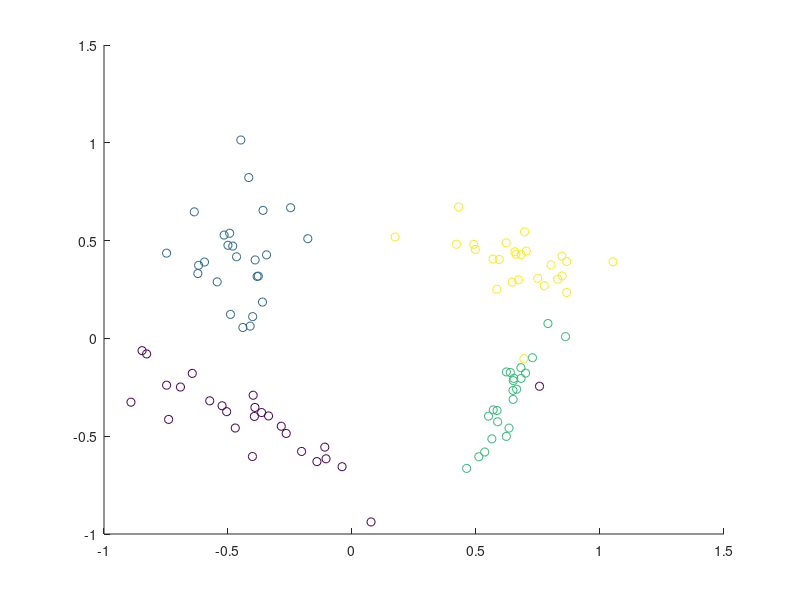

This chart was generated by the following MATLAB code: (Note: this script raises an error after producing the figure.)
%% PRE-PROCESSING

clear all; close all; clc;

% synthetic dataset generated
load X.mat
load y.mat

% normalize dataset
m = mean(X);
s = max(X);
for i = 1:2
    X(:,i) = (X(:,i) + m(i))/s(i);   % normalize every dimension
end

% parameters of the dataset
n = size(X, 1);
d = size(X, 2);
n_classes = 4;

figure
scatter(X(:, 1), X(:, 2), [], y);

% transform y to categorical (inefficient but needed)
y_cat = zeros(4, n);
for k = 1:n
    y_cat(y(k)+1,k) = 1;
end

% decide how to split the dataset
split_ratio = 0.3;
k = floor(split_ratio*n);

% split dataset into training and test
X_train = X(1:k,:);
X_test = X(k+1:end,:);
y_train = y(1:k);
y_test = y(k+1:end);
y_train_cat = y_cat(:,1:k);
y_test_cat = y_cat(:,k+1:end);

% define activation functions
sigma = @(t) 1./(1+exp(-t));
sigmaprime = @(t) sigma(t).*(1-sigma(t));

% define hyperparameters of the network ANY NETWORK SHAPE (this includes 
% input & output layers too)
shape = [d, 3, 3, n_classes];

niter = 3e5;    % max iterations
eta = 0.05;     % learning rate

%% TRAINING
[costHistory, W, b] = GradientDescentClassification( ...
        X_train', y_train_cat, niter, sigma, sigmaprime, eta, shape);

% save the network
save NNparams.mat W b sigma sigmaprime

% plot training behaviour
figure
plot(linspace(0,niter,niter)', costHistory, '-')
fprintf('Cost Function: %f\n', costHistory(end));

filename = 'training_cost_function.png'; 
saveas(gcf, filename, 'png');
%% TEST
load NNparams.mat W b

% predict the classes of the test points using the network
y_pred = Predict(W, b, sigma, X_test');

% plot predictions
figure
scatter(X_train(:, 1), X_train(:, 2), [], y_train, 'o');
hold on;
scatter(X_test(:, 1), X_test(:, 2), [], y_pred, '*');
saveas(gcf, '4_classes.png', 'png');

% confusion matrix
figure
confusionchart(y_test,y_pred)
saveas(gcf, 'ConfusionMatrix', 'png');

%% 
load NNparams.mat W b
% generate new random data in the square [0,1]^2
n = 1000;
testDatax = -1 + 2*rand(n, 2);
testDatay = Predict(W, b, sigma, testDatax');

figure
scatter(X_train(:,1), X_train(:,2), [], y_train, 'o');
hold on;
scatter(testDatax(:,1), testDatax(:,2), [], testDatay, 'filled');
saveas(gcf, 'SpaceExploration', 'png');